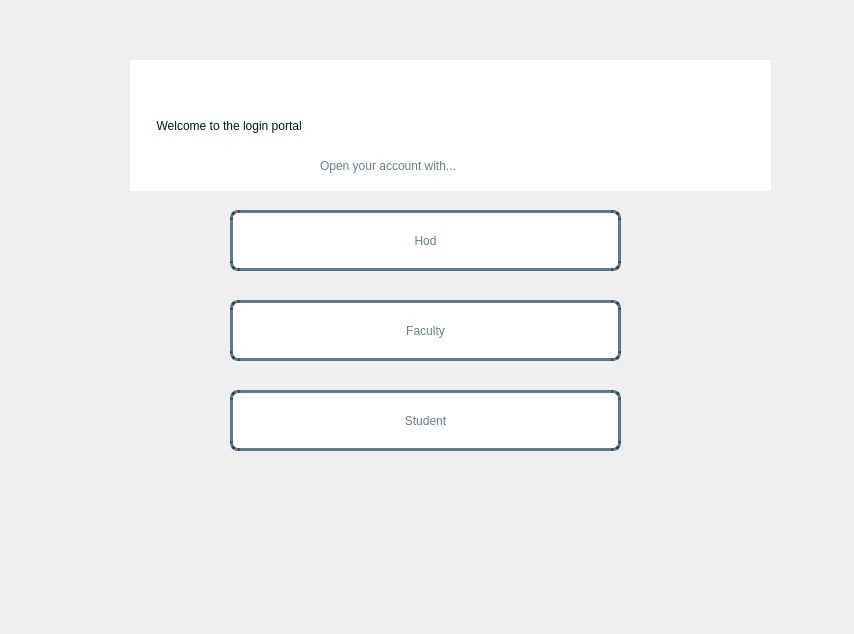
<?xml version="1.0" encoding="UTF-8"?>
<ui version="4.0">
 <class>Dialog</class>
 <widget class="QDialog" name="Dialog">
  <property name="geometry">
   <rect>
    <x>0</x>
    <y>0</y>
    <width>854</width>
    <height>634</height>
   </rect>
  </property>
  <property name="windowTitle">
   <string>Dialog</string>
  </property>
  <widget class="QWidget" name="bgwidget" native="true">
   <property name="geometry">
    <rect>
     <x>-20</x>
     <y>-30</y>
     <width>871</width>
     <height>661</height>
    </rect>
   </property>
   <property name="styleSheet">
    <string notr="true">QWidget#bgwidget{
background-color:qlineargradient(x1: 1, y1: 1, x2:1, y2: 0.2, stop: 0 rgba(0, 52, 89,140),
stop: 1 rgba(0, 168, 232,190))
}</string>
   </property>
   <widget class="QLabel" name="label_3">
    <property name="geometry">
     <rect>
      <x>10</x>
      <y>30</y>
      <width>861</width>
      <height>631</height>
     </rect>
    </property>
    <property name="text">
     <string/>
    </property>
    <property name="pixmap">
     <pixmap resource="test.qrc">:/newPrefix/university-Photoroom1.png</pixmap>
    </property>
    <property name="scaledContents">
     <bool>true</bool>
    </property>
   </widget>
   <widget class="QLabel" name="label">
    <property name="geometry">
     <rect>
      <x>150</x>
      <y>90</y>
      <width>641</width>
      <height>131</height>
     </rect>
    </property>
    <property name="styleSheet">
     <string notr="true">font: 24pt &quot;Sans Serif Collection&quot;;
color: rgba(0,23,31,255);
background-color:rgba(255,255,255,255)</string>
    </property>
    <property name="text">
     <string>        Welcome to the login portal</string>
    </property>
   </widget>
   <widget class="QPushButton" name="studentBtn">
    <property name="geometry">
     <rect>
      <x>250</x>
      <y>420</y>
      <width>391</width>
      <height>61</height>
     </rect>
    </property>
    <property name="styleSheet">
     <string notr="true">QPushButton{
border-radius:8px;
border:3px solid rgba(0,30,50,150);
color: rgba(0,30,50,150);background-color:white;font: 22pt &quot;Sans Serif Collection&quot;;
}

QPushButton:hover{
 color:black
}</string>
    </property>
    <property name="text">
     <string>Student</string>
    </property>
   </widget>
   <widget class="QLabel" name="label_2">
    <property name="geometry">
     <rect>
      <x>340</x>
      <y>170</y>
      <width>291</width>
      <height>51</height>
     </rect>
    </property>
    <property name="styleSheet">
     <string notr="true">font: 14pt &quot;Sans Serif Collection&quot;;
color: rgba(0,30,50,150);</string>
    </property>
    <property name="text">
     <string>Open your account with...</string>
    </property>
   </widget>
   <widget class="QPushButton" name="facultyBtn">
    <property name="geometry">
     <rect>
      <x>250</x>
      <y>330</y>
      <width>391</width>
      <height>61</height>
     </rect>
    </property>
    <property name="styleSheet">
     <string notr="true">QPushButton{
border-radius:8px;
border:3px solid rgba(0,30,50,150);
color: rgba(0,30,50,150);background-color:white;font: 22pt &quot;Sans Serif Collection&quot;;
}
QPushButton:hover{
 color:black
}</string>
    </property>
    <property name="text">
     <string>Faculty</string>
    </property>
   </widget>
   <widget class="QPushButton" name="hodBtn">
    <property name="geometry">
     <rect>
      <x>250</x>
      <y>240</y>
      <width>391</width>
      <height>61</height>
     </rect>
    </property>
    <property name="styleSheet">
     <string notr="true">QPushButton{
border-radius:8px;
border:3px solid rgba(0,30,50,150);
color: rgba(0,30,50,150);background-color:white;font: 22pt &quot;Sans Serif Collection&quot;;
}
QPushButton:hover{
 color:black
}</string>
    </property>
    <property name="text">
     <string>Hod</string>
    </property>
   </widget>
  </widget>
 </widget>
 <resources>
  <include location="test.qrc"/>
 </resources>
 <connections/>
</ui>
